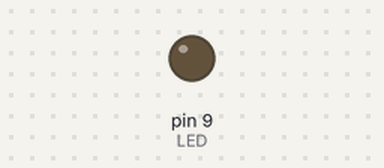
A sketch run on a simulated Arduino Uno, built with avr-gcc and run on an emulated ATmega328P. Parts: output pins drawn as LEDs (lit = HIGH).

Above: at 1.8 s.
At 76.6 s:
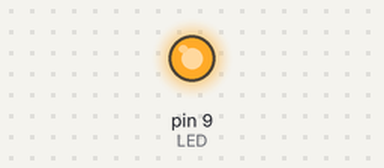
Timing chart, 0 to 79.3 s (numbered marks = the images above):
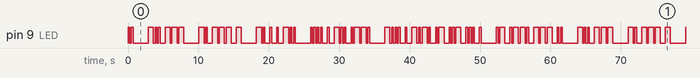

Measured:
- by itself, pin 9 (LED): moves between LOW and HIGH, repeating every 61.0 s
- by itself, everything shown: repeats every 61.0 s, in 120 steps

The sketch:

morse_code.ino
```cpp
//Constants
#define LED 9
#define TIME 240
//prototypes
void messageTranslated(String);
void dash(int numRepeat=1);
void dot(int numRepeat=1);

String message = "I do not need help because apo";//hardcoded message will probably
                           //use serial in to get a message from other sources
void setup() {
  pinMode(LED, OUTPUT);
}

void loop() {
  // put your main code here, to run repeatedly:
  messageTranslated(message);
  //while(true); //do nothing
}

void messageTranslated(String encodeMessage){
    if(encodeMessage != NULL){
      encodeMessage.toLowerCase(); //convert any upper case to lower case
      //iterates through the string length
      for(int i=0;i<encodeMessage.length();i++){
        switch(encodeMessage.charAt(i)){
        case(' '):
            delay(TIME*4); //delay between supposed words denoted by space
            break;
        case('a'):
            dot();
            dash();
            break;
        case('b'):
            dash();
            dot(3);
            break;
        case('c'):
            dash();
            dot();
            dash();
            dot();
            break;
        case('d'):
            dash();
            dot(2);
            break;
        case('e'):
            dot();
            break;
        case('f'):
           dot(2);
           dash();
           dot();
           break;
        case('g'):
            dash(2);
            dot();
            break;
        case('h'):
            dot(4);
            break;
        case('i'):
            dot(2);
            break;
        case('j'):
            dot();
            dash(4);
            break;
        case('k'):
            dash();
            dot();
            dash();
            break;
        case('l'):
            dot;
            dash();
            dot(2);
            break;
        case('m'):
            dash(2);
            break;
        case('n'):
            dash();
            dot();
            break;
        case('o'):
            dash(3);
            break;
        case('p'):
            dot();
            dash(2);
            dot();
            break;
        case('q'):
            dash(2);
            dot();
            dash();
            break;
        case('r'):
            dot();
            dash();
            dot();
            break;
        case('s'):
            dot(3);
            break;
        case('t'):
            dash();
            break;
        case('u'):
            dot(2);
            dash();
            break;
        case('v'):
            dot(3);
            dash();
            break;
        case('w'):
            dot();
            dash(2);
            break;
        case('x'):
            dash();
            dot(2);
            dash();
            break;
        case('y'):
            dash();
            dot();
            dash(2);
            break;
        case('z'):
            dash(2);
            dot(2);
            break;
        case('1'):
            dot();
            dash(4);
            break;
        case('2'):
            dot(2);
            dash(3);
            break;
        case('3'):
            dot(3);
            dash(2);
            break;
        case('4'):
            dot(4);
            dash(1);
            break;
        case('5'):
            dot(5);
            break;
        case('6'):
            dash();
            dot(4);
            break;
        case('7'):
            dash(2);
            dot(3);
            break;
        case('8'):
            dash(3);
            dot(2);
            break;
        case('9'):
            dash(4);
            dot();
            break;
        case('0'):
            dash(5);
            break;
        default:
            break;
      }
      delay(TIME*2); //delay between each letter
    }
  }
}

void dot(int numRepeats){
  for(int i = 0; i<numRepeats;i++){
    digitalWrite(LED,HIGH);
    delay(TIME);
    digitalWrite(LED,LOW);
    delay(TIME);
  }
}

void dash(int numRepeats){
  for(int i = 0; i<numRepeats;i++){
    digitalWrite(LED,HIGH);
    delay(TIME*3);
    digitalWrite(LED,LOW);
    delay(TIME);
  }
}
```
